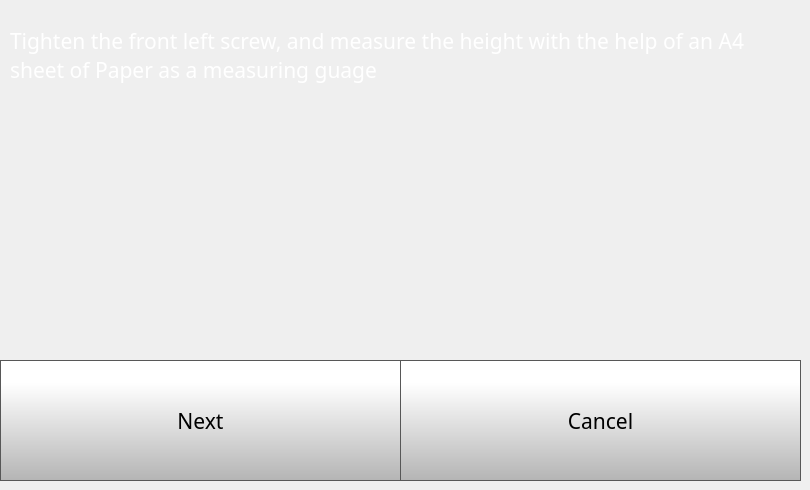
    <widget class="QWidget" name="quickStep2Page">
     <widget class="QPushButton" name="quickStep2NextButton">
      <property name="geometry">
       <rect>
        <x>0</x>
        <y>360</y>
        <width>401</width>
        <height>121</height>
       </rect>
      </property>
      <property name="font">
       <font>
        <family>Gotham</family>
        <pointsize>16</pointsize>
       </font>
      </property>
      <property name="styleSheet">
       <string notr="true">QPushButton {
     border: 1px solid rgb(87, 87, 87);
	background-color: qlineargradient(spread:pad, x1:0, y1:1, x2:0, y2:0.188, stop:0 rgba(180, 180, 180, 255), stop:1 rgba(255, 255, 255, 255));


}

QPushButton:pressed {
    background-color: qlineargradient(x1: 0, y1: 0, x2: 0, y2: 1,
                                      stop: 0 #dadbde, stop: 1 #f6f7fa);
}

QPushButton:flat {
    border: none; /* no border for a flat push button */
}

QPushButton:default {
    border-color: navy; /* make the default button prominent */
}

QPushButton:focus {
	outline: none;
}</string>
      </property>
      <property name="text">
       <string>Next</string>
      </property>
      <property name="iconSize">
       <size>
        <width>40</width>
        <height>40</height>
       </size>
      </property>
     </widget>
     <widget class="QPushButton" name="quickStep2CancelButton">
      <property name="geometry">
       <rect>
        <x>400</x>
        <y>360</y>
        <width>401</width>
        <height>121</height>
       </rect>
      </property>
      <property name="font">
       <font>
        <family>Gotham</family>
        <pointsize>16</pointsize>
       </font>
      </property>
      <property name="styleSheet">
       <string notr="true">QPushButton {
     border: 1px solid rgb(87, 87, 87);
	background-color: qlineargradient(spread:pad, x1:0, y1:1, x2:0, y2:0.188, stop:0 rgba(180, 180, 180, 255), stop:1 rgba(255, 255, 255, 255));


}

QPushButton:pressed {
    background-color: qlineargradient(x1: 0, y1: 0, x2: 0, y2: 1,
                                      stop: 0 #dadbde, stop: 1 #f6f7fa);
}

QPushButton:flat {
    border: none; /* no border for a flat push button */
}

QPushButton:default {
    border-color: navy; /* make the default button prominent */
}

QPushButton:focus {
	outline: none;
}</string>
      </property>
      <property name="text">
       <string>Cancel</string>
      </property>
      <property name="iconSize">
       <size>
        <width>40</width>
        <height>40</height>
       </size>
      </property>
     </widget>
     <widget class="QLabel" name="calibrateLabel_7">
      <property name="geometry">
       <rect>
        <x>10</x>
        <y>10</y>
        <width>781</width>
        <height>91</height>
       </rect>
      </property>
      <property name="font">
       <font>
        <family>Gotham</family>
        <pointsize>16</pointsize>
        <weight>50</weight>
        <bold>false</bold>
       </font>
      </property>
      <property name="styleSheet">
       <string notr="true">color: rgb(255, 255, 255);</string>
      </property>
      <property name="text">
       <string>Tighten the front left screw, and measure the height with the help of an A4 sheet of Paper as a measuring guage</string>
      </property>
      <property name="wordWrap">
       <bool>true</bool>
      </property>
     </widget>
     <widget class="QLabel" name="CalibrationPoint1">
      <property name="geometry">
       <rect>
        <x>10</x>
        <y>100</y>
        <width>781</width>
        <height>241</height>
       </rect>
      </property>
      <property name="text">
       <string/>
      </property>
      <property name="alignment">
       <set>Qt::AlignCenter</set>
      </property>
     </widget>
    </widget>
